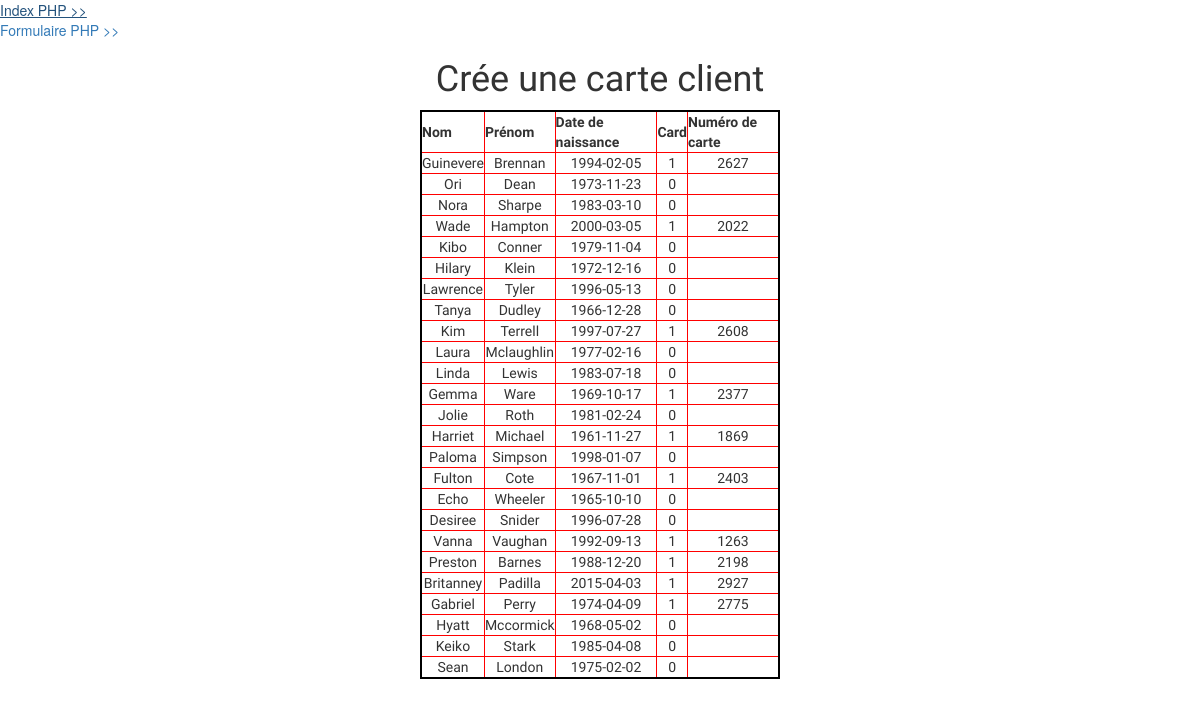
The page /exo.php on the database its author committed.
### tables this page shows
CREATE TABLE `clients` (
  `id` SMALLINT UNSIGNED NOT NULL AUTO_INCREMENT,
  `lastName` VARCHAR(45) NOT NULL,
  `firstName` VARCHAR(45) NOT NULL,
  `birthDate` DATE NOT NULL,
  `card` BOOLEAN NOT NULL,
  `cardNumber` INT UNSIGNED,
  PRIMARY KEY (Id)
);

### exo.php (the view, shortened to what this page needs)
<?php
$pdo = new PDO('mysql:host=localhost;dbname=colyseum;charsert=utf8', 'root', '');
$pdo->setAttribute(PDO::ATTR_ERRMODE, PDO::ERRMODE_EXCEPTION);
$pdo->setAttribute(PDO::ATTR_DEFAULT_FETCH_MODE, PDO::FETCH_OBJ);
$statement = $pdo -> query ('SELECT * FROM clients');
$resultatExo = $statement -> fetchAll();
?>
<!DOCTYPE html>
<html lang="fr">
<head>
<link rel="stylesheet" type="text/css" href="css/style.css">
<link href="css/bootstrap.css" rel="stylesheet">
</head>
<body>
<a href="index.php">Index PHP >></a> </br>
<a href="form.php">Formulaire PHP >></a>
<div class="container">
    <div class="row">
        <div class="col-md-12">
        <div class="row">
            <div class="col-xs-4">
            </div>
            <div class="col-xs-4" id="form">
            	<h1>Crée une carte client</h1>
                <table>
					<thead>
						<tr>
							<th>Nom</th>
							<th>Prénom</th>
							<th>Date de naissance</th>
							<th>Card</th>
							<th>Numéro de carte</th>
						</tr>
					</thead>
					<tbody>
						<?php
						foreach ($resultatExo as $value) :
						?>
					<tr>
						<td><?= $value->firstName; ?></td>
						<td><?= $value->lastName; ?></td>
						<td><?= $value->birthDate; ?></td>
						<td><?= $value->card; ?></td>
						<td><?= $value->cardNumber; ?></td>
					</tr>
					<?php
					endforeach;
					?>
					</tbody>
				</table>
            </div>
            <div class="col-xs-4">
            </div>
        </div>
        </div>
    </div>
</div>
</body>
</html>

### css/style.css (style rules this page uses)
th, td { border: solid 1px red; }
table { border: solid 2px black; }
body { font-family: 'Indie Flower', cursive; }
h1 { color: red; text-align: center; font-family: 'Indie Flower', cursive; }
#form { text-align: center; font-family: 'Indie Flower', cursive; }

### rows shown on the page
clients: firstName "Guinevere", lastName "Brennan", birthDate "1994-02-05", card "1", cardNumber "2627"
clients: firstName "Ori", lastName "Dean", birthDate "1973-11-23", card "0"
clients: firstName "Nora", lastName "Sharpe", birthDate "1983-03-10", card "0"
clients: firstName "Wade", lastName "Hampton", birthDate "2000-03-05", card "1", cardNumber "2022"
clients: firstName "Kibo", lastName "Conner", birthDate "1979-11-04", card "0"
clients: firstName "Hilary", lastName "Klein", birthDate "1972-12-16", card "0"
clients: firstName "Lawrence", lastName "Tyler", birthDate "1996-05-13", card "0"
clients: firstName "Tanya", lastName "Dudley", birthDate "1966-12-28", card "0"
clients: firstName "Kim", lastName "Terrell", birthDate "1997-07-27", card "1", cardNumber "2608"
clients: firstName "Laura", lastName "Mclaughlin", birthDate "1977-02-16", card "0"
clients: firstName "Linda", lastName "Lewis", birthDate "1983-07-18", card "0"
clients: firstName "Gemma", lastName "Ware", birthDate "1969-10-17", card "1", cardNumber "2377"
clients: firstName "Jolie", lastName "Roth", birthDate "1981-02-24", card "0"
clients: firstName "Harriet", lastName "Michael", birthDate "1961-11-27", card "1", cardNumber "1869"
clients: firstName "Paloma", lastName "Simpson", birthDate "1998-01-07", card "0"
clients: firstName "Fulton", lastName "Cote", birthDate "1967-11-01", card "1", cardNumber "2403"
clients: firstName "Echo", lastName "Wheeler", birthDate "1965-10-10", card "0"
clients: firstName "Desiree", lastName "Snider", birthDate "1996-07-28", card "0"
clients: firstName "Vanna", lastName "Vaughan", birthDate "1992-09-13", card "1", cardNumber "1263"
clients: firstName "Preston", lastName "Barnes", birthDate "1988-12-20", card "1", cardNumber "2198"
clients: firstName "Britanney", lastName "Padilla", birthDate "2015-04-03", card "1", cardNumber "2927"
clients: firstName "Gabriel", lastName "Perry", birthDate "1974-04-09", card "1", cardNumber "2775"
clients: firstName "Hyatt", lastName "Mccormick", birthDate "1968-05-02", card "0"
clients: firstName "Keiko", lastName "Stark", birthDate "1985-04-08", card "0"
clients: firstName "Sean", lastName "London", birthDate "1975-02-02", card "0"
